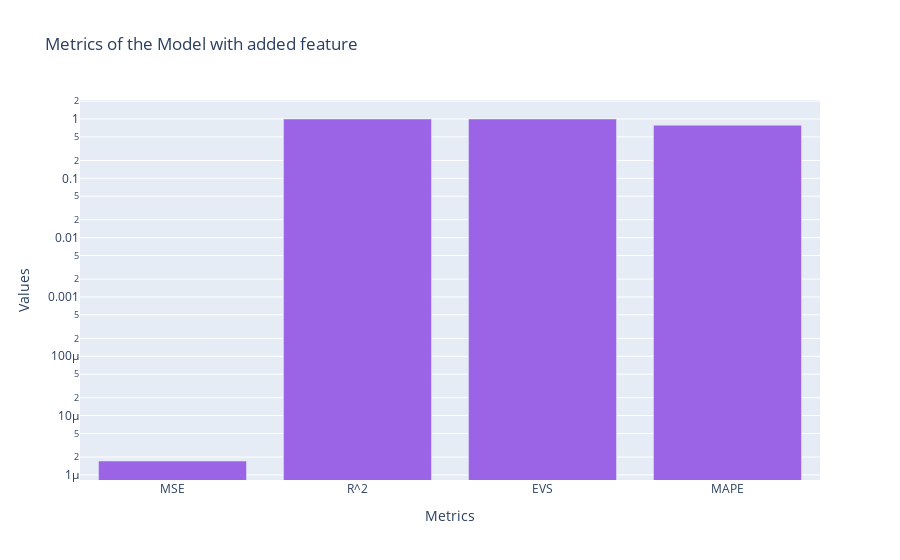

This figure's notebook cell:
### Markdown cell above
### Creating visualization for the model with added features

### Code cell
# Error Metrics Visualization
metrics = ['MSE', 'R^2', 'EVS', 'MAPE']
values_feature = [mse_with_feature, r2_with_feature, evs_with_feature, mape_with_feature]



# Create a bar graph
fig = go.Figure()

fig.add_trace(go.Bar(
    x=metrics,
    y=values_feature,
    marker=dict(color='rgb(155, 100, 230)'),
    name='Model Metrics'
))

# Customize layout
fig.update_layout(
    title='Metrics of the Model with added feature',
    xaxis=dict(title='Metrics'),
    yaxis=dict(
        title='Values',
        type='log',
    ),
    showlegend=False
)

fig.show()

### Figure 1 — Plotly figure (JSON) as saved in the notebook; plotly's stock layout.template omitted (floating-point values rounded to 4 significant figures)
{"data": [{"marker": {"color": "rgb(155, 100, 230)"}, "name": "Model Metrics", "type": "bar", "x": ["MSE", "R^2", "EVS", "MAPE"], "y": [1.715e-06, 1.0, 1.0, 0.7874]}], "layout": {"showlegend": false, "title": {"text": "Metrics of the Model with added feature"}, "xaxis": {"title": {"text": "Metrics"}}, "yaxis": {"title": {"text": "Values"}, "type": "log"}}}
